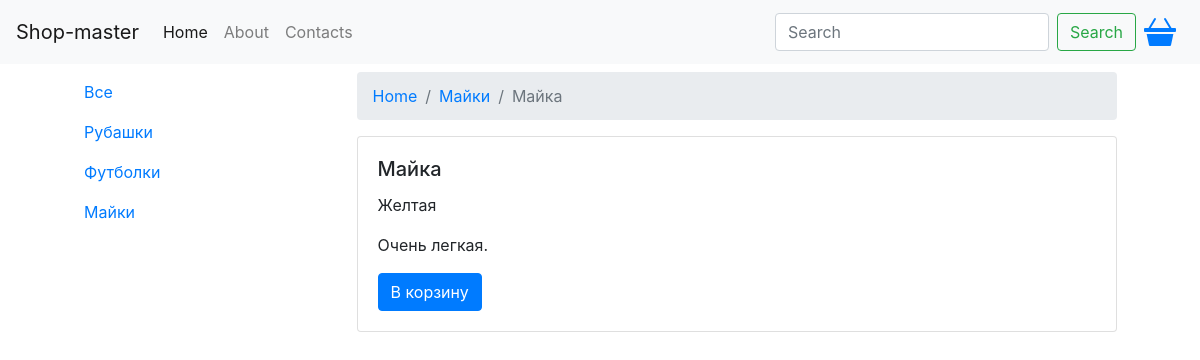
The page /product.php?id=9 on the database its author committed.
### tables this page shows
CREATE TABLE `categories` (
  `id` int(11) NOT NULL,
  `title` varchar(255) NOT NULL
);

CREATE TABLE `products` (
  `id` int(11) NOT NULL,
  `title` varchar(255) NOT NULL,
  `description` text NOT NULL,
  `content` text NOT NULL,
  `category_id` int(11) NOT NULL,
  `image` varchar(255) NOT NULL
);

### product.php (the view)
<?php
	include "configs/db.php";
	include "parts/header.php";
	$sql = "SELECT * FROM products WHERE id = " . $_GET["id"];
	$result = $connect->query($sql);
	$row = mysqli_fetch_assoc($result);
	$categoryResult = $connect->query( "SELECT * FROM categories WHERE id =" . $row["category_id"] );
	$category = mysqli_fetch_assoc( $categoryResult );
 ?>
<nav aria-label="breadcrumb">
  <ol class="breadcrumb">
    <li class="breadcrumb-item"><a href="/">Home</a></li>
    <li class="breadcrumb-item active"> <a href="cat.php?id= <?php echo $category["id"] ?> "><?php echo $category["title"] ?></a></li>
    <li class="breadcrumb-item active" aria-current="page"><?php echo $row["title"] ?></li>
  </ol>
</nav>
<div class="row">
		<div class="col-12">
			<div class="card">
				<div class="card-body">
				<h5 class="card-title">
						<?php echo $row["title"] ?>
				</h5>
				<p class="card-text"><?php echo $row["description"] ?></p>
				<p class="card-text"><?php echo $row["content"] ?></p>
				<a href="#" class="btn btn-primary">В корзину</a>
			</div>
			</div>
		</div>
</div>
<?php
	include "parts/footer.php";
 ?>

### parts/cat_nav.php
<div class="nav flex-column nav-pills" id="v-pills-tab" role="tablist" aria-orientation="vertical">
	<a class="nav-link <?php if (!isset($_GET["id"])){ ?> active <?php }  ?>" href="/">Все</a>
	<?php
		$sql = "SELECT * FROM categories";
		$result = $connect->query($sql);
		while ($row = mysqli_fetch_assoc($result)) {
			if (isset($_GET["id"]) && $_GET["id"] == $row["id"]) {
				echo  "<a class='nav-link active' href='/cat.php?id=" . $row["id"] . "'>" . $row["title"] . "</a>";
			} else{
				echo  "<a class='nav-link' href='/cat.php?id=" . $row["id"] . "'>" . $row["title"] . "</a>";
			}
		}
	 ?>
</div>

### rows shown on the page
categories: title "Рубашки"
categories: title "Футболки"
categories: title "Майки"
products: title "Майка", description "Желтая", content "Очень легкая."
